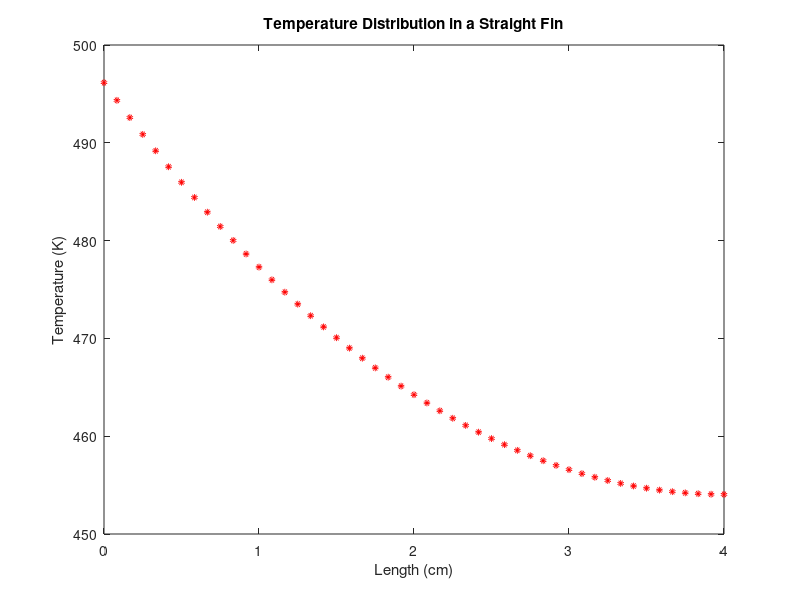

This figure's MATLAB source:
% Temperature Distribution in a Straight Fin using FDM
% Author: Ansh Saxena, Indian Institute of Technology, Patna

n = 50; % Number of Grid Points

% Parameters
L = 4e-2; % Length of the fin (m)
P = 40.4e-2; % Perimeter of the fin (m)
Ac = 4e-4; % Cross section area of the fin (m2)
Tb = (225 + 273); % Base temperature (K)
Ta = (25 + 273); % Ambient temperature (K)
k = 45; % Conductivity of fin material (W/m-K)
h = 15; % Heat transfer coefficient (W/m2-K)

del_x = L/(n-1);
x = linspace(0, L*100, n-1);
A = (h*P*(del_x)^2)/(k*Ac);

% Initializing Coefficient Matrix
Mat_A = zeros(n-1);

% Creating RHS Matrix
Mat_B = (-A*Ta)*ones(1, n-1);
Mat_B(1, 1) = (-A*Ta-Tb);

% Formulating equation matrix
Mat_A(1, 1) = -(2+A);
Mat_A(2, 1) = 1;
Mat_A(n-1, n-1) = -(2+A);
Mat_A(n-2, n-1) = 2;
for j=1:1:n-1
    for i=1:1:n-1
        if i == j && i <= n-2 && i >= 2
            Mat_A(i, j) = -(2+A);
            Mat_A(i+1, j) = 1;
            Mat_A(i-1, j) = 1;
        end
    end
end

% Solving the Equations
Mat_Temp = linsolve(Mat_A', Mat_B');

% Plotting the Temperature Distribution
figure(1)
plot(x, Mat_Temp, 'ro', 'LineWidth', 3, 'MarkerSize', 2);
xlabel('Length (cm)');
ylabel('Temperature (K)');
title('Temperature Distribution in a Straight Fin');